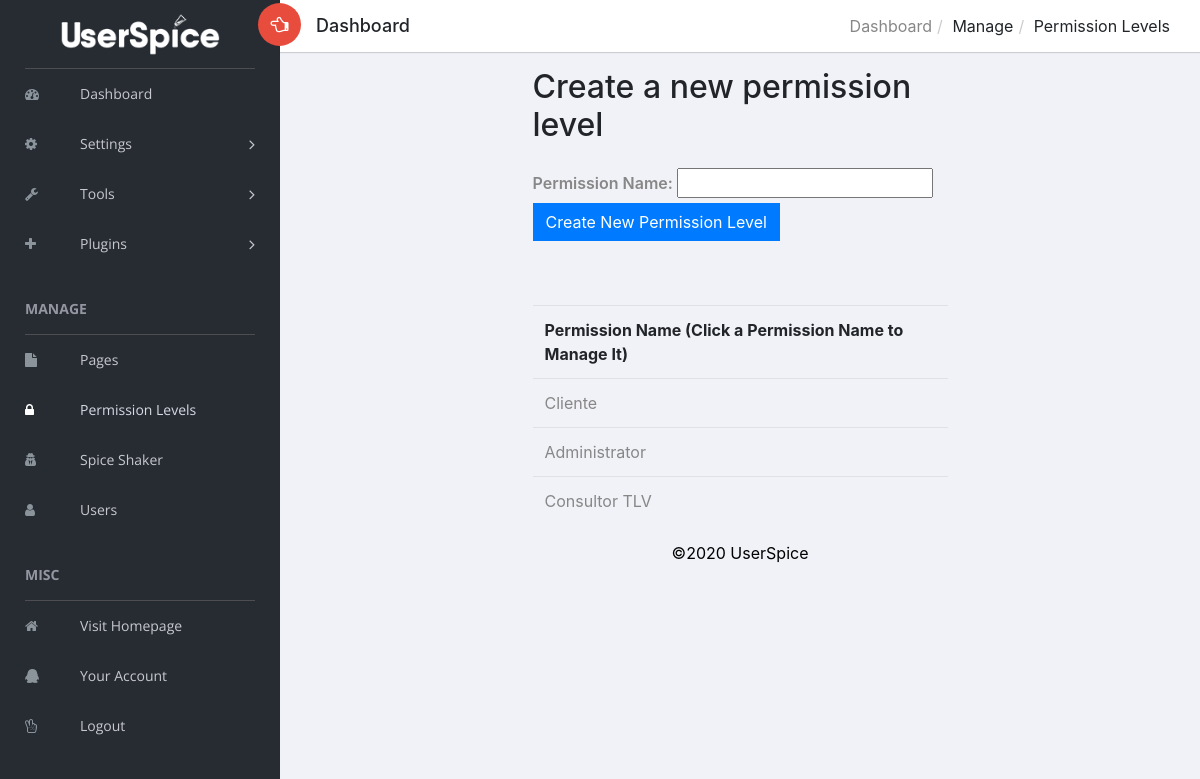
Page /admin/users/admin.php?view=permissions (signed in) on the committed database.
### tables this page shows
CREATE TABLE `permissions` (
  `id` int(11) NOT NULL AUTO_INCREMENT,
  `name` varchar(150) NOT NULL,
  PRIMARY KEY (`id`)
);

CREATE TABLE `settings` (
  `id` int(50) NOT NULL AUTO_INCREMENT,
  `recaptcha` int(1) NOT NULL DEFAULT '0',
  `force_ssl` int(1) NOT NULL,
  `css_sample` int(1) NOT NULL,
  `us_css1` varchar(255) NOT NULL,
  `us_css2` varchar(255) NOT NULL,
  `us_css3` varchar(255) NOT NULL,
  `site_name` varchar(100) NOT NULL,
  `language` varchar(255) NOT NULL,
  `track_guest` int(1) NOT NULL,
  `site_offline` int(1) NOT NULL,
  `force_pr` int(1) NOT NULL,
  `glogin` int(1) NOT NULL DEFAULT '0',
  `fblogin` int(1) NOT NULL,
  `gid` varchar(255) NOT NULL,
  `gsecret` varchar(255) NOT NULL,
  `gredirect` varchar(255) NOT NULL,
  `ghome` varchar(255) NOT NULL,
  `fbid` varchar(255) NOT NULL,
  `fbsecret` varchar(255) NOT NULL,
  `fbcallback` varchar(255) NOT NULL,
  `graph_ver` varchar(255) NOT NULL,
  `finalredir` varchar(255) NOT NULL,
  `req_cap` int(1) NOT NULL,
  `req_num` int(1) NOT NULL,
  `min_pw` int(2) NOT NULL,
  `max_pw` int(3) NOT NULL,
  `min_un` int(2) NOT NULL,
  `max_un` int(3) NOT NULL,
  `messaging` int(1) NOT NULL,
  `snooping` int(1) NOT NULL,
  `echouser` int(11) NOT NULL,
  `wys` int(1) NOT NULL,
  `change_un` int(1) NOT NULL,
  `backup_dest` varchar(255) NOT NULL,
  `backup_source` varchar(255) NOT NULL,
  `backup_table` varchar(255) NOT NULL,
  `msg_notification` int(1) NOT NULL,
  `permission_restriction` int(1) NOT NULL,
  `auto_assign_un` int(1) NOT NULL,
  `page_permission_restriction` int(1) NOT NULL,
  `msg_blocked_users` int(1) NOT NULL,
  `msg_default_to` int(1) NOT NULL,
  `notifications` int(1) NOT NULL,
  `notif_daylimit` int(3) NOT NULL,
  `recap_public` varchar(100) NOT NULL,
  `recap_private` varchar(100) NOT NULL,
  `page_default_private` int(1) NOT NULL,
  `navigation_type` tinyint(1) NOT NULL,
  `copyright` varchar(255) NOT NULL,
  `custom_settings` int(1) NOT NULL,
  `system_announcement` varchar(255) NOT NULL,
  `twofa` int(1) DEFAULT '0',
  `force_notif` tinyint(1) DEFAULT NULL,
  `cron_ip` varchar(255) DEFAULT NULL,
  `registration` tinyint(1) DEFAULT NULL,
  `join_vericode_expiry` int(9) unsigned NOT NULL,
  `reset_vericode_expiry` int(9) unsigned NOT NULL,
  `admin_verify` tinyint(1) NOT NULL,
  `admin_verify_timeout` int(9) NOT NULL,
  `session_manager` tinyint(1) NOT NULL,
  `template` varchar(255) DEFAULT 'standard',
  `saas` tinyint(1) DEFAULT NULL,
  `redirect_uri_after_login` text,
  `show_tos` tinyint(1) DEFAULT '1',
  `default_language` varchar(11) DEFAULT NULL,
  `allow_language` tinyint(1) DEFAULT NULL,
  `spice_api` varchar(75) DEFAULT NULL,
  `announce` datetime DEFAULT NULL,
  `bleeding_edge` tinyint(1) DEFAULT '0',
  `err_time` int(11) DEFAULT '15',
  `container_open_class` varchar(255) DEFAULT 'container-fluid',
  PRIMARY KEY (`id`)
);

### admin/users/classes/class.autoloader.php (called while the page is built, shortened)
<?php
class Autoloader {
	protected static $fileExt = '.php';
	public static function loader($className) {
		$filename = $className . static::$fileExt;
	}
	public static function setFileExt($fileExt) {
		static::$fileExt = $fileExt;
	}
}

### admin/users/classes/Input.php (called while the page is built, shortened)
<?php
class Input {
	public static function get($item){
		if (isset($_POST[$item])) {
			return self::sanitize($_POST[$item]);
		} elseif(isset($_GET[$item])){
			return self::sanitize($_GET[$item]);
		}
		return '';
	}
	public static function sanitize($item){
		if (is_array($item)){
			foreach ($item as $key => $itemValue){
				$postItems[$key]=self::sanitize($itemValue);
			}
			return $postItems;
		}else{
			return trim(htmlentities($item, ENT_QUOTES, 'UTF-8'));
		}
	}
}

### admin/users/init.php (called while the page is built, shortened)
<?php
require_once 'classes/class.autoloader.php';
$abs_us_root=$_SERVER['DOCUMENT_ROOT'];
$self_path=explode("/", $_SERVER['PHP_SELF']);
$self_path_length=count($self_path);
for($i = 1; $i < $self_path_length; $i++){
	array_splice($self_path, $self_path_length-$i, $i);
	$us_url_root=implode("/",$self_path)."/";
	if (file_exists($abs_us_root.$us_url_root.'z_us_root.php')){
		break;
	}else{
		$file_found=FALSE;
	}
}
 $us_url_root = $us_url_root."admin/";

### admin/users/classes/DB.php (called while the page is built, shortened)
<?php
class DB {
	private static $_instance = null;
	private $_pdo, $_query, $_error = false, $_errorInfo, $_results=[], $_resultsArray=[], $_count = 0, $_lastId, $_queryCount=0;
	private function __construct($config = []){
		if (!$opts = Config::get('mysql/options'))
			$opts = array(PDO::MYSQL_ATTR_INIT_COMMAND => "SET SESSION sql_mode = ''");
		try{
			if($config == []){
				$this->_pdo = new PDO('mysql:host=' .
					Config::get('mysql/host') .';dbname='.
					Config::get('mysql/db') . ';charset=utf8',
					Config::get('mysql/username'),
					Config::get('mysql/password'),
					$opts);
				}
			}catch(PDOException $e){
			die($e->getMessage());
		}
	}
	public static function getInstance(){
		if (!isset(self::$_instance)) {
			self::$_instance = new DB();
		}
		return self::$_instance;
	}
	public function query($sql, $params = array()){
		$this->_error = false;
		$this->_errorInfo = array(0, null, null); $this->_resultsArray=[]; $this->_count=0; $this->_lastId=0;
		if ($this->_query = $this->_pdo->prepare($sql)) {
			$x = 1;
			if (count($params)) {
				foreach ($params as $param) {
					$this->_query->bindValue($x, $param);
					$x++;
				}
			}
			if ($this->_query->execute()) {
				if ($this->_query->columnCount() > 0) {
					$this->_results = $this->_query->fetchALL(PDO::FETCH_OBJ);
				}
				$this->_count = $this->_query->rowCount();
			} else{
				$this->_error = true;
				$this->_results = [];
				$this->_errorInfo = $this->_query->errorInfo();
			}
		}
		return $this;
	}
	public function action($action, $table, $where = array()){
		$sql    = "{$action} FROM {$table}";
		$values = array();
		$is_ok  = true;
		if ($where_text = $this->_calcWhere($where, $values, "and", $is_ok))
			$sql .= " WHERE $where_text";
		if ($is_ok)
			if (!$this->query($sql, $values)->error())
				return $this;
		return false;
	}
	private function _calcWhere($w, &$vals, $comboparg='and', &$is_ok=NULL) {
		if (is_array($w)) {
			$comb_ops   = ['and', 'or', 'and not', 'or not'];
			$valid_ops  = ['=', '<', '>', '<=', '>=', '<>', '!=', 'LIKE', 'NOT LIKE', 'ALIKE', 'NOT ALIKE', 'REGEXP', 'NOT REGEXP'];
			$two_args   = ['IS NULL', 'IS NOT NULL'];
			$four_args  = ['BETWEEN', 'NOT BETWEEN'];
			$arr_arg    = ['IN', 'NOT IN'];
			$nested_arg = ['ANY', 'ALL', 'SOME'];
			$nested     = ['EXISTS', 'NOT EXISTS'];
			$nestedIN   = ['IN SELECT', 'NOT IN SELECT'];
			$wcount     = count($w);
			if (array_values($w) === $w) {
				if (in_array(strtolower($w[0]), $comb_ops)) {
					$sql = '';
					$combop = '';
					for ($i = 1; $i < $wcount; $i++) {
						$sql .= ' '. $combop . ' ' . $this->_calcWhere($w[$i], $vals, "and", $is_ok);
						$combop = $w[0];
					}
					return '('.$sql.')';
				} elseif ($wcount==3  &&  in_array($w[1],$valid_ops)) {
					return "{$w[0]} {$w[1]} ?";
				} elseif ($wcount==2  &&  in_array($w[1],$two_args)) {
					return "{$w[0]} {$w[1]}";
				} elseif ($wcount==4  &&  in_array($w[1],$four_args)) {
					$vals[] = $w[2];
					$vals[] = $w[3];
					return "{$w[0]} {$w[1]} ? AND ?";
				} elseif ($wcount==3  &&  in_array($w[1],$arr_arg)  &&  is_array($w[2])) {
					$vals = array_merge($vals,$w[2]);
					return "{$w[0]} {$w[1]} (" . substr( str_repeat(",?",count($w[2])), 1) . ")";
				} elseif (($wcount==5 || $wcount==6 && is_array($w[5]))  &&  in_array($w[1],$valid_ops)  &&  in_array($w[2],$nested_arg)) {
					return  "{$w[0]} {$w[1]} {$w[2]}" . $this->get_subquery_sql($w[4],$w[3],$w[5],$vals,$is_ok);
				} elseif (($wcount==3 || $wcount==4 && is_array($w[3]))  &&  in_array($w[0],$nested)) {
					return $w[0] . $this->get_subquery_sql($w[2],$w[1],$w[3],$vals,$is_ok);
				} elseif (($wcount==4 || $wcount==5 && is_array($w[4]))  &&  in_array($w[1],$nestedIN)) {
					return "{$w[0]} " . substr($w[1],0,-7) . $this->get_subquery_sql($w[3],$w[2],$w[4],$vals,$is_ok);
				} else {
					echo "ERROR: w=".print_r($w,true)."<br />\n";
					$is_ok = false;
				}
			}
		} else {
			echo "ERROR: No array in $w<br />\n";
			$is_ok = false;
		}
	}
	public function get($table, $where){
		return $this->action('SELECT *', $table, $where);
	}
	public function results($assoc = false){
		return ($this->_results) ? $this->_results : [];
	}
	public function first($assoc = false){
				return ($this->count()>0)  ?  $this->results($assoc)[0]  :  [];
	}
	public function count(){
		return $this->_count;
	}
	public function error(){
		return $this->_error;
	}
}

### admin/users/helpers/permissions.php (called while the page is built, shortened)
<?php
if (!function_exists('fetchAllPermissions')) {
    function fetchAllPermissions()
    {
        $db = DB::getInstance();
        $query = $db->query('SELECT id, name FROM permissions');
        $results = $query->results();
        return $results;
    }
}
if (!function_exists('checkPermission')) {
    function checkPermission($permission)
    {
        $db = DB::getInstance();
        global $user;
        $access = 0;
        foreach ($permission[0] as $perm) {
            if ($access == 0) {
                $query = $db->query('SELECT id FROM user_permission_matches  WHERE user_id = ? AND permission_id = ?', [$user->data()->id, $perm->permission_id]);
                $results = $query->count();
                if ($results > 0) {
                    $access = 1;
                }
            }
        }
        if ($access == 1) {
            return true;
        }
    }
}

### admin/users/classes/Config.php (called while the page is built)
<?php
class Config {
	public static function get($path = null){
		if($path){
			$config = $GLOBALS['config'];
			$path = explode('/', $path);
			foreach ($path as $bit) {
				if(isset($config[$bit])){
					$config = $config[$bit];
				} else {
					return false;
				}
			}
			return $config;
		}
		return false;
	}
}

### admin/users/views/_admin_permissions.php (the view, shortened to what this page needs)
<div class="col-sm-8">
  <div class="page-header float-right">
    <div class="page-title">
      <ol class="breadcrumb text-right">
        <li><a href="<?=$us_url_root?>users/admin.php">Dashboard</a></li>
        <li>Manage</li>
        <li class="active">Permission Levels</li>
      </ol>
    </div>
  </div>
</div>
</div>
</header>
<?php
$permissionData = fetchAllPermissions();
$count = 0;
?>
<div class="content mt-3">
  <div class="class col-md-6 offset-md-3 col-sm-12">
    <form name='adminPermissions' action='admin.php?view=permissions' method='post'>
      <h2>Create a new permission level</h2><br>
      <p>
        <label>Permission Name:</label>
        <input type='text' name='name' />  <input type="hidden" name="csrf" value="<?=Token::generate();?>" >
        <input class='btn btn-primary' type='submit' name='Submit' value='Create New Permission Level' /><br><br>
      </p>
      </form>
    <br>
    <table class='table table-hover table-list-search'>
      <tr>
        <?php ?><th>Permission Name (Click a Permission Name to Manage It)</th>
      </tr>
      <?php
      foreach ($permissionData as $v1) {
        ?>
        <tr>
          <td><a href='admin.php?view=permission&id=<?=$permissionData[$count]->id?>'><?php echo ucfirst($permissionData[$count]->name);?></a></td>
        </tr>
        <?php
        $count++;
      }
      ?>
    </table>
  </div>
</div>

### admin/users/admin.php (shortened to what this page needs)
<?php
require_once '../users/init.php';
$db = DB::getInstance();
$settings = $db->query('SELECT * FROM settings')->first();
?>
<?php $view = Input::get('view'); ?>
<?php require_once $abs_us_root.$us_url_root.'users/views/_admin_menu.php';
?>
<div id="right-panel" class="right-panel">
  <?php require_once $abs_us_root.$us_url_root.'users/views/_admin_header.php'; ?>
  <?php
  function usView($file)
  {
      global $abs_us_root;
      global $us_url_root;
      if (checkAccess('page', $file)) {
          if (file_exists($abs_us_root.$us_url_root.'usersc/includes/admin/'.$file)) {
              $path = $abs_us_root.$us_url_root.'usersc/includes/admin/'.$file;
          } elseif (file_exists($abs_us_root.$us_url_root.'users/views/'.$file)) {
              $path = $abs_us_root.$us_url_root.'users/views/'.$file;
          } else {
              $path = $abs_us_root.$us_url_root.'users/views/_admin_dashboard.php';
          }
          return $path;
      } else {
          $path = $abs_us_root.$us_url_root.'users/views/_admin_dashboard.php';
          return $path;
      }
  }
  function checkAccess($key, $value)
  {
      global $db, $user, $master_account;
      if (in_array($user->data()->id, $master_account) || hasPerm([2], $user->data()->id)) {
          return true;
      }
  }
  switch ($view) {
    case 'permissions':
    $path = usView('_admin_permissions.php');
    include $path;
    break;
    }
    ?>
    <p align="center">
      <font color='black'><br>&copy;<?=date('Y '); ?><?=$settings->copyright; ?></font>
    </p>
  </div>
</body>
</html>

### admin/users/css/dashboard/style.css (style rules this page uses)
body { background: #f1f2f7; display: table; font-family: 'Open Sans' sans-serif !important; font-size: 16px; width: 100%; }
div[class*="col-"] { float: left; }
p { font-size: 16px; font-family: 'Open Sans' sans-serif; font-weight: 400; line-height: 24px; color: #878787; }
a, button { text-decoration: none; outline: none !important; color: #878787; -webkit-transition: all 0.25s ease; -moz-transition: all 0.25s ease; -ms-transition: all 0.25s ease; -o-transition: all 0.25s ease; transition: all 0.25s ease; }
h1, h2, h3, h4, h5, h6 { margin: 0; }
ul, ol { padding-left: 0; }
.btn, button, input, textarea { box-shadow: none; outline: 0 !important; }
.right-panel { display: table-cell; padding-left: 0 !important; -webkit-transition: all .35s ease; -moz-transition: all .35s ease; -ms-transition: all .35s ease; -o-transition: all .35s ease; transition: all .35s ease; }
.right-panel .page-header { min-height: 50px; margin: 0px; padding: 0px 15px; background: #ffffff; border-bottom: 0px; }
.right-panel .page-header .breadcrumb { margin: 0px; padding: 13.5px 0; background: #fff; text-transform: capitalize; }
.right-panel .page-header .breadcrumb > li + li:before { padding: 0 5px; color: #ccc; content: "/\00a0"; }
.content { float: left; padding: 0 20px; width: 100%; }
.btn, .button { display: inline-block; font-weight: 400; text-align: center; white-space: nowrap; vertical-align: middle; transition: all .15s ease-in-out; border-radius: 0; cursor: pointer; }
@media (max-width: 1368px) { .content { padding: 0 15px; } }

### admin/users/views/_admin_menu.php (style rules this page uses)
form label { font-weight:600 }

### rows in the picture
permissions: name "Cliente"
permissions: name "Administrator"
permissions: name "Consultor TLV"
settings: copyright "UserSpice"

### other values in the picture
lang("BE_DASH") "Dashboard"
lang("BE_SETTINGS") "Settings"
lang("BE_TOOLS") "Tools"
